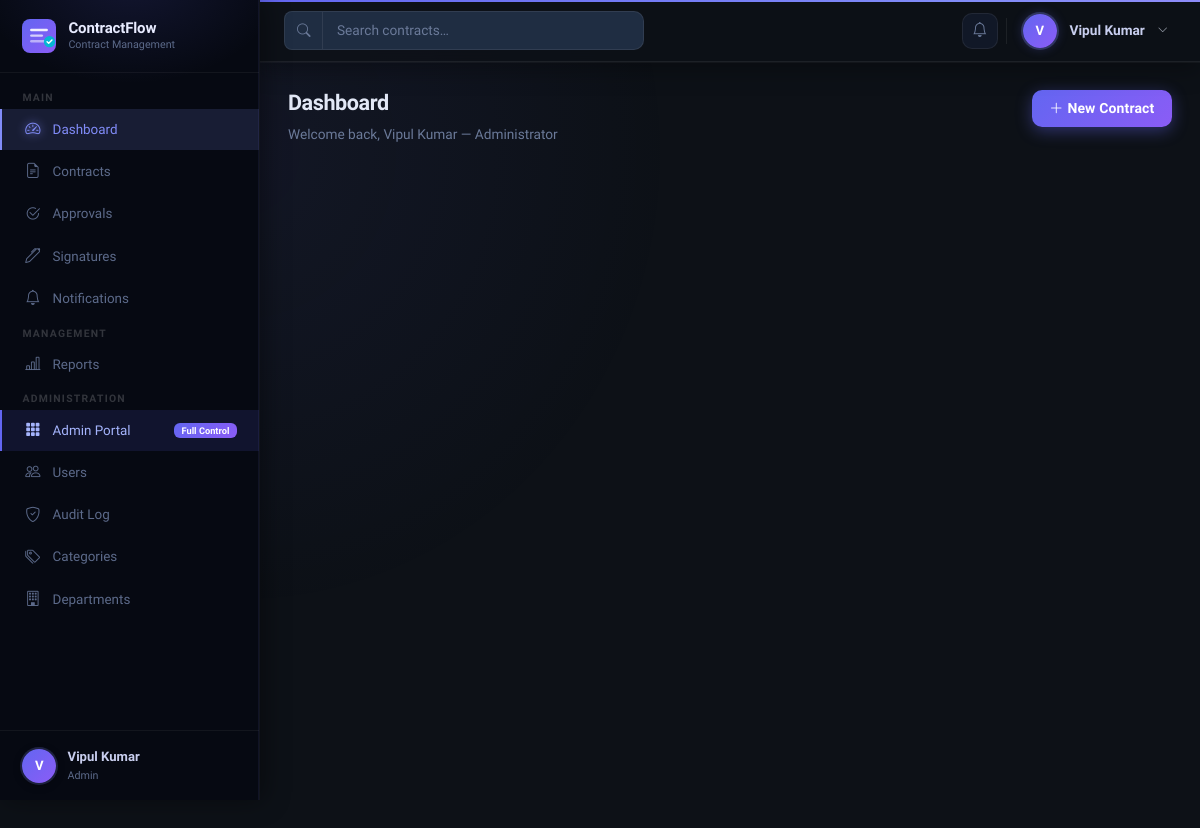
Screenshot of /dashboard/ (signed in) with the database file from the repository.
### accounts/models.py (models this page shows, shortened)
class User(AbstractUser):
    class Role(models.TextChoices):
        ADMIN = "ADMIN", "Admin"
        MANAGER = "MANAGER", "Manager"
        EMPLOYEE = "EMPLOYEE", "Employee"
    class Status(models.TextChoices):
        ACTIVE = "ACTIVE", "Active"
        INACTIVE = "INACTIVE", "Inactive"
        SUSPENDED = "SUSPENDED", "Suspended"
    role = models.CharField(
        max_length=20,
        choices=Role.choices,
        default=Role.EMPLOYEE,
    )
    status = models.CharField(
        max_length=20,
        choices=Status.choices,
        default=Status.ACTIVE,
    )
    phone = models.CharField(max_length=20, blank=True)
    department = models.ForeignKey(
        Department,
        on_delete=models.SET_NULL,
        null=True,
        blank=True,
        related_name="users",
    )
    @property
    def is_admin(self):
        return self.role == self.Role.ADMIN
    @property
    def is_manager(self):
        return self.role == self.Role.MANAGER
    @property
    def full_name(self):
        return f"{self.first_name} {self.last_name}".strip() or self.username

### dashboard/views.py (the view)
# urls.py: path("dashboard/",      include("dashboard.urls",     namespace="dashboard")),
@login_required
def dashboard(request):
    user = request.user
    today = timezone.now().date()
    if user.is_admin:
        return _admin_dashboard(request, today)
    elif user.is_manager:
        return _manager_dashboard(request, today, user)
    else:
        return _employee_dashboard(request, today, user)

### contracts/models.py (called while the page is built)
    @property
    def days_until_expiry(self):
        if self.end_date:
            delta = self.end_date - timezone.now().date()
            return delta.days
        return None

    @property
    def status_badge_class(self):
        mapping = {
            "DRAFT":             "secondary",
            "UNDER_REVIEW":      "info",
            "PENDING_APPROVAL":  "warning",
            "APPROVED":          "primary",
            "PENDING_SIGNATURE": "warning",
            "ACTIVE":            "success",
            "EXPIRING_SOON":     "warning",
            "EXPIRED":           "danger",
            "RENEWED":           "success",
            "REJECTED":          "danger",
            "CANCELLED":         "secondary",
            "ARCHIVED":          "secondary",
        }
        return mapping.get(self.status, "secondary")

### dashboard/views.py (called while the page is built)
def _user_count():
    from accounts.models import User
    return User.objects.count()

def _timedelta(days):
    import datetime
    return datetime.timedelta(days=days)

### notifications/context_processors.py (called while the page is built)
def unread_notifications(request):
    if request.user.is_authenticated:
        count = Notification.objects.filter(
            recipient=request.user,
            status=Notification.Status.UNREAD,
        ).count()
        return {"unread_notification_count": count}
    return {"unread_notification_count": 0}

### templates/dashboard/admin_dashboard.html (shortened to what this page needs)
{% extends "base.html" %}
{% block nav_dashboard %}active{% endblock %}
{% block content %}
<div class="page-header">
  <div>
    <h1 class="page-title">Dashboard</h1>
    <p class="page-subtitle">Welcome back, {{ request.user.full_name }} — Administrator</p>
  </div>
  <a href="{% url 'contracts:contract_create' %}" class="btn btn-primary">
    <i class="bi bi-plus-lg me-1"></i>New Contract
  </a>
</div>
<div class="row g-3 mb-4">
  <div class="col-6 col-md-3">
  </div>
  <div class="col-6 col-md-3">
  </div>
  <div class="col-6 col-md-3">
  </div>
  <div class="col-6 col-md-3">
  </div>
  <div class="col-6 col-md-3">
  </div>
  <div class="col-6 col-md-3">
  </div>
  <div class="col-6 col-md-3">
  </div>
  <div class="col-6 col-md-3">
  </div>
</div>
<div class="row g-4">
  <div class="col-lg-8 col-md-12">
  </div>
  <div class="col-lg-4 col-md-12">
  </div>
</div>
{% endblock %}

### templates/base.html (shortened to what this page needs)
{% load static %}
<!DOCTYPE html>
<html lang="en">
<head>
  <link href="https://cdn.jsdelivr.net/npm/bootstrap@5.3.3/dist/css/bootstrap.min.css" rel="stylesheet">
  <link href="https://cdn.jsdelivr.net/npm/bootstrap-icons@1.11.3/font/bootstrap-icons.min.css" rel="stylesheet">
  <link href="{% static 'css/crm.css' %}" rel="stylesheet">
</head>
<body>
<div class="crm-wrapper">
  <aside class="sidebar" id="crm-sidebar">
    <a class="sidebar-brand" href="{% url 'dashboard:index' %}">
      <div>
        <div class="brand-text">ContractFlow</div>
        <div class="brand-sub">Contract Management</div>
      </div>
    </a>
    <nav class="sidebar-nav">
      <span class="nav-section-label">Main</span>
      <a class="sidebar-link {% block nav_dashboard %}{% endblock %}"
         href="{% url 'dashboard:index' %}">
        <span class="nav-icon"><i class="bi bi-speedometer2"></i></span>
        Dashboard
      </a>
      <a class="sidebar-link {% block nav_contracts %}{% endblock %}"
         href="{% url 'contracts:contract_list' %}">
        <span class="nav-icon"><i class="bi bi-file-earmark-text"></i></span>
        Contracts
      </a>
      <a class="sidebar-link {% block nav_approvals %}{% endblock %}"
         href="{% url 'approvals:approval_list' %}">
        <span class="nav-icon"><i class="bi bi-check2-circle"></i></span>
        Approvals
      </a>
      <a class="sidebar-link {% block nav_signatures %}{% endblock %}"
         href="{% url 'signatures:signature_list' %}">
        <span class="nav-icon"><i class="bi bi-pen"></i></span>
        Signatures
      </a>
      <a class="sidebar-link {% block nav_notifications %}{% endblock %}"
         href="{% url 'notifications:notification_list' %}">
        <span class="nav-icon"><i class="bi bi-bell"></i></span>
        Notifications
      </a>
      {% if request.user.is_manager or request.user.is_admin %}
      <span class="nav-section-label">Management</span>
      <a class="sidebar-link {% block nav_reports %}{% endblock %}"
         href="{% url 'reports:reports_index' %}">
        <span class="nav-icon"><i class="bi bi-bar-chart-line"></i></span>
        Reports
      </a>
      {% endif %}
      {% if request.user.is_admin %}
      <span class="nav-section-label">Administration</span>
      <a class="sidebar-link"
         href="{% url 'accounts:admin_portal' %}"
         style="background:rgba(99,102,241,.12);border-left-color:#6366f1;color:#a5b4fc;">
        <span class="nav-icon"><i class="bi bi-grid-3x3-gap-fill"></i></span>
        Admin Portal
        <span class="badge ms-auto" style="background:linear-gradient(135deg,#6366f1,#8b5cf6);color:#fff;font-size:.58rem;padding:.18rem .45rem;">Full Control</span>
      </a>
      <a class="sidebar-link {% block nav_users %}{% endblock %}"
         href="{% url 'accounts:user_list' %}">
        <span class="nav-icon"><i class="bi bi-people"></i></span>
        Users
      </a>
      <a class="sidebar-link {% block nav_audit %}{% endblock %}"
         href="{% url 'audit:audit_list' %}">
        <span class="nav-icon"><i class="bi bi-shield-check"></i></span>
        Audit Log
      </a>
      <a class="sidebar-link {% block nav_categories %}{% endblock %}"
         href="{% url 'contracts:category_list' %}">
        <span class="nav-icon"><i class="bi bi-tags"></i></span>
        Categories
      </a>
      <a class="sidebar-link {% block nav_departments %}{% endblock %}"
         href="{% url 'accounts:department_list' %}">
        <span class="nav-icon"><i class="bi bi-building"></i></span>
        Departments
      </a>
      {% endif %}
    </nav>
    <div class="sidebar-footer">
      <div class="sidebar-user">
        <div class="sidebar-avatar">{{ request.user.username|first|upper }}</div>
        <div class="sidebar-user-info">
          <div class="name">{{ request.user.full_name }}</div>
          <div class="role">{{ request.user.get_role_display }}</div>
        </div>
      </div>
    </div>
  </aside>
  <div class="main-area">
    <header class="topbar">
      <form class="topbar-search d-none d-md-flex"
            action="{% url 'contracts:contract_list' %}"
            method="get">
        <div class="input-group">
          <span class="input-group-text rounded-start-3 border-end-0">
            <i class="bi bi-search" style="font-size:.85rem;"></i>
          </span>
          <input type="text" name="search" class="form-control"
                 placeholder="Search contracts…"
                 value="{{ request.GET.search|default:'' }}">
        </div>
      </form>
      <div class="topbar-actions">
        <a href="{% url 'notifications:notification_list' %}" class="btn-icon" title="Notifications">
          <i class="bi bi-bell"></i>
        </a>
        <div class="dropdown">
          <div class="topbar-user" data-bs-toggle="dropdown" aria-expanded="false">
            <div class="topbar-avatar">{{ request.user.username|first|upper }}</div>
            <span class="d-none d-md-inline ms-1"
                  style="font-size:.855rem;font-weight:600;color:#c8ceee;">
              {{ request.user.full_name }}
            </span>
            <i class="bi bi-chevron-down ms-1 d-none d-md-inline"
               style="font-size:.65rem;color:#9ca3af;"></i>
          </div>
        </div>
      </div>
    </header>
    <main class="page-content" style="position:relative;z-index:1;">
      {% block content %}{% endblock %}
    </main>
  </div>
</div>
</body>
</html>

### rows the page displays
User: user.username|first "V", user.full_name "Vipul Kumar", user.role "Admin"
